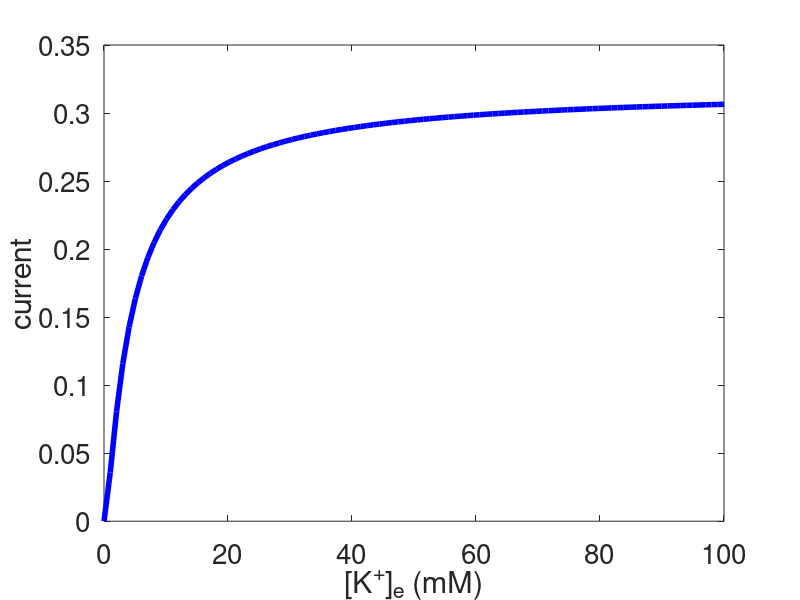
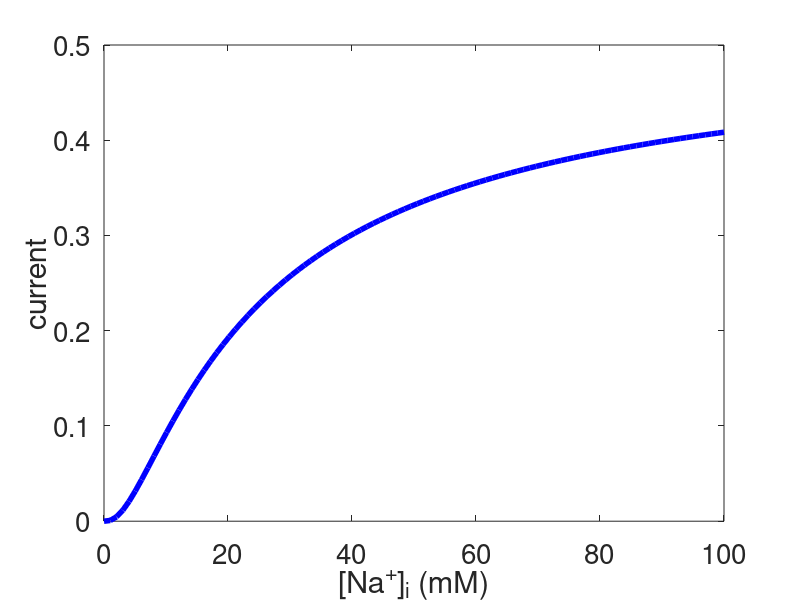

Here is the MATLAB script that generated these plots, in order:
%NKA model - Huguet et al. 2016

p=1;
kK = 2; %mM, half activation [K+]e concentration for the astrocytic NKA
kNa = 7.7; %mM, half activation [Na+]i concentration for the astrocytic NKA
I_NKA = @(K_out, Na_in) p.*(K_out./(kK + K_out)).^2.*(Na_in./(kNa + Na_in)).^3;

%constants
F = 96485; %C/mol, Faraday's constant
R = 8.31; %J/mol K, ideal gas constant
T = 298.15; %K, absolute temperature (25 C in Kirischuk et al. 2012)

%cellular concentrations - Kirischuk et al. 2012
%resting concentrations
Na_in = 16.6; %mM
Ca_in = 73*1e-6; %mM
Na_out = 140; %mM
Ca_out = 2; %mM
K_out = 5;%mM
K_in = 140;%mM

K_outs = linspace(0,100);
figure(1);clf
plot(K_outs,I_NKA(K_outs,Na_in),'b-','LineWidth',4); hold on;
% line([-150,100],[0,0],'LineStyle','--', 'Color', 'k','HandleVisibility','off');
% line([0,0],[-2,2],'LineStyle','--', 'Color', 'k','HandleVisibility','off');
xlabel('[K^+]_e (mM)'); ylabel('current');set(gca,'FontSize',20);

Na_ins = linspace(0,100);
figure(2);clf
plot(Na_ins,I_NKA(K_out,Na_ins),'b-','LineWidth',4); hold on
xlabel('[Na^+]_i (mM)'); ylabel('current');set(gca,'FontSize',20);

